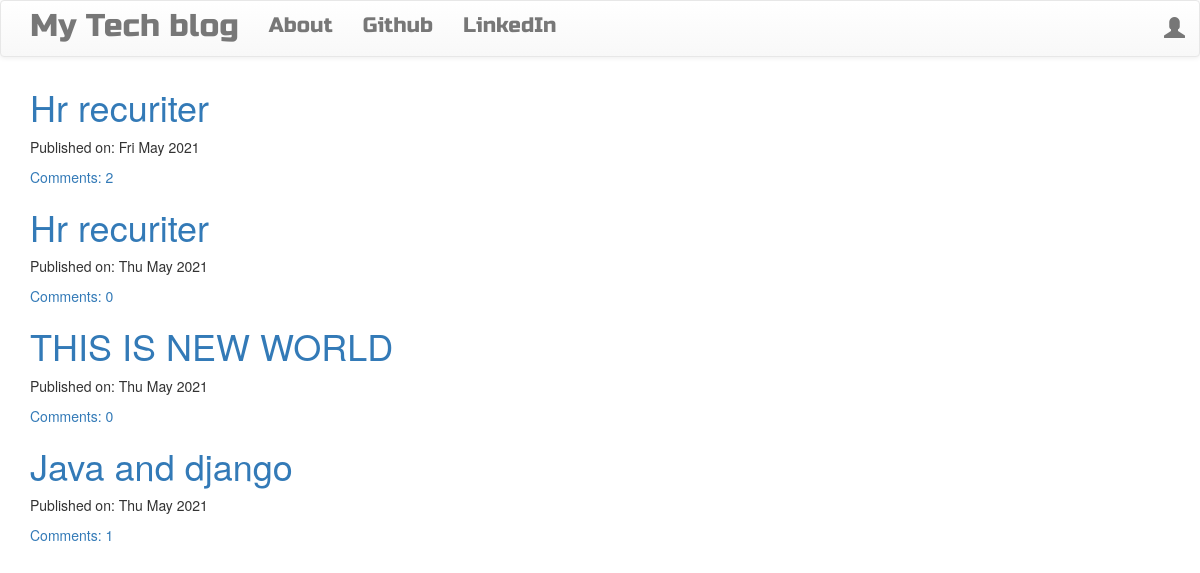
The page / on the database its author committed.
### blog/models.py (models this page shows, shortened)
class Post(models.Model):
    author = models.ForeignKey('auth.User',on_delete=models.CASCADE)
    title = models.CharField(max_length=200)
    text = models.TextField()
    created_date = models.DateTimeField(default=timezone.now)
    published_date = models.DateTimeField(blank=True, null=True)
    def approve_comments(self):
        return self.comments.filter(approved_comment=True)

### blog/views.py (the view)
# urls.py: url(r'^$',views.PostListView.as_view(),name='post_list'),
class PostListView(ListView):
    model = Post
    def get_queryset(self):
        return Post.objects.filter(published_date__lte=timezone.now()).order_by('-published_date')

### blog/templates/blog/post_list.html
{% extends 'blog/base.html' %}
{% block content %}
<div class="centerstage">
    {% for post in post_list %}
        <div class="post">
            <h1><a href="{% url 'post_detail' pk=post.pk %}">{{ post.title }}</a></h1>
            <div class="date">
                <p>Published on: {{ post.published_date|date:"D M Y"}}</p>
            </div>
            <a href="{% url 'post_detail' pk=post.pk %}">Comments: {{ post.approve_comments.count }}</a>
        </div>
    {% endfor %}
</div>
{% endblock %}

### blog/templates/blog/base.html (shortened to what this page needs)
<!DOCTYPE html>
{% load static %}
<html>
    <head>
        <link rel="stylesheet" href="https://maxcdn.bootstrapcdn.com/bootstrap/3.3.7/css/bootstrap.min.css">
        <link rel="stylesheet" href="https://maxcdn.bootstrapcdn.com/bootstrap/3.3.7/css/bootstrap-theme.min.css">
        <link rel="stylesheet" href="//cdn.jsdelivr.net/medium-editor/latest/css/medium-editor.min.css" type="text/css" media="screen" charset="utf-8">
        <link rel="stylesheet" href="{% static 'css/blog.css' %}">
<body class='loader'>
  <nav class="navbar navbar-default techfont custom-navbar">
    <div class="container">
      <ul class="nav navbar-nav">
        <li><a class='navbar-brand bigbrand' href="{% url 'post_list' %}">My Tech blog</a></li>
        <li><a href="{% url 'about'%}">About</a></li>
        <li><a href="https://www.github.com">Github</a></li>
        <li><a href="https://www.linkedin.com">LinkedIn</a></li>
      </ul>
      <ul class="nav navbar-nav navbar-right">
        {% if user.is_authenticated %}
        <li>
          <a href="{% url 'post_new' %}" >New Post</a>
        </li>
        <li>
          <a href="{% url 'post_draft_list' %}">Drafts</a>
        </li>
        <li>
          <a href="{% url 'logout' %}" >Log out</a>
        </li>
        <li>
          <a >Welcome: {{ user.username }}</a>
        </li>
          {% else %}
          <li><a class='nav navbar-right' href="{% url 'login' %}" ><span class="glyphicon glyphicon-user"></span></a></li>
        {% endif %}
      </ul>
  </div>
</nav>
        <div class="content container">
            <div class="row">
                <div class="col-md-8">
                  <div class="blog_posts">
                    {% block content %}
                    {% endblock %}
                  </div>
                </div>
            </div>
        </div>
</body>
</html>

### blog/static/css/blog.css (style rules this page uses)
.techfont { font-family: 'Russo One', sans-serif; font-size: 1.5em; margin-bottom: 10px; }
.centerstage { margin-left: auto; margin-right: auto; }
.bigbrand { font-size: 1.5em; }
.loader { filter:hue-rotate(0deg); color: linear-gradient(45deg,#0f8,#08f); animation:hue 5000ms infinite linear; }

### rows shown on the page
Post: title "Hr recuriter", published_date "Fri May 2021", approve_comments.count "2"
Post: title "Hr recuriter", published_date "Thu May 2021", approve_comments.count "0"
Post: title "THIS IS NEW WORLD", published_date "Thu May 2021", approve_comments.count "0"
Post: title "Java and django", published_date "Thu May 2021", approve_comments.count "1"
